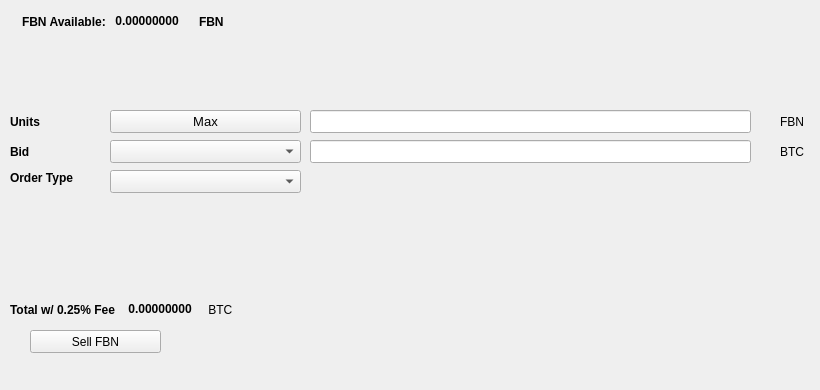
   <widget class="QWidget" name="SellTab">
    <attribute name="title">
     <string>Sell</string>
    </attribute>
    <widget class="QLabel" name="label_16">
     <property name="geometry">
      <rect>
       <x>780</x>
       <y>140</y>
       <width>31</width>
       <height>23</height>
      </rect>
     </property>
     <property name="text">
      <string>BTC</string>
     </property>
    </widget>
    <widget class="QComboBox" name="SellBidcomboBox">
     <property name="geometry">
      <rect>
       <x>110</x>
       <y>140</y>
       <width>191</width>
       <height>23</height>
      </rect>
     </property>
     <property name="font">
      <font>
       <pointsize>10</pointsize>
      </font>
     </property>
    </widget>
    <widget class="QLabel" name="label_18">
     <property name="geometry">
      <rect>
       <x>10</x>
       <y>110</y>
       <width>46</width>
       <height>23</height>
      </rect>
     </property>
     <property name="font">
      <font>
       <weight>75</weight>
       <bold>true</bold>
      </font>
     </property>
     <property name="text">
      <string>Units</string>
     </property>
    </widget>
    <widget class="QPushButton" name="Sell_Max_Amount">
     <property name="geometry">
      <rect>
       <x>110</x>
       <y>110</y>
       <width>191</width>
       <height>23</height>
      </rect>
     </property>
     <property name="font">
      <font>
       <pointsize>10</pointsize>
      </font>
     </property>
     <property name="text">
      <string>Max</string>
     </property>
    </widget>
    <widget class="QLabel" name="label_20">
     <property name="geometry">
      <rect>
       <x>10</x>
       <y>170</y>
       <width>91</width>
       <height>16</height>
      </rect>
     </property>
     <property name="font">
      <font>
       <weight>75</weight>
       <bold>true</bold>
      </font>
     </property>
     <property name="text">
      <string>Order Type</string>
     </property>
    </widget>
    <widget class="QComboBox" name="SellOrdertypeCombo">
     <property name="geometry">
      <rect>
       <x>110</x>
       <y>170</y>
       <width>191</width>
       <height>23</height>
      </rect>
     </property>
     <property name="font">
      <font>
       <pointsize>10</pointsize>
      </font>
     </property>
    </widget>
    <widget class="QLabel" name="label_21">
     <property name="geometry">
      <rect>
       <x>10</x>
       <y>140</y>
       <width>46</width>
       <height>23</height>
      </rect>
     </property>
     <property name="font">
      <font>
       <weight>75</weight>
       <bold>true</bold>
      </font>
     </property>
     <property name="text">
      <string>Bid</string>
     </property>
    </widget>
    <widget class="QLabel" name="label_22">
     <property name="geometry">
      <rect>
       <x>780</x>
       <y>110</y>
       <width>31</width>
       <height>23</height>
      </rect>
     </property>
     <property name="text">
      <string>FBN</string>
     </property>
    </widget>
    <widget class="QLineEdit" name="UnitsInputFBN">
     <property name="geometry">
      <rect>
       <x>310</x>
       <y>110</y>
       <width>441</width>
       <height>23</height>
      </rect>
     </property>
     <property name="font">
      <font>
       <pointsize>9</pointsize>
       <weight>75</weight>
       <bold>true</bold>
      </font>
     </property>
    </widget>
    <widget class="QLineEdit" name="SellBidPriceEdit">
     <property name="geometry">
      <rect>
       <x>310</x>
       <y>140</y>
       <width>441</width>
       <height>23</height>
      </rect>
     </property>
     <property name="font">
      <font>
       <pointsize>9</pointsize>
       <weight>75</weight>
       <bold>true</bold>
      </font>
     </property>
    </widget>
    <widget class="QPushButton" name="SellFBNBTN">
     <property name="geometry">
      <rect>
       <x>30</x>
       <y>330</y>
       <width>131</width>
       <height>23</height>
      </rect>
     </property>
     <property name="text">
      <string>Sell FBN</string>
     </property>
     <property name="icon">
      <iconset resource="../fivebalance">
       <normaloff>:/icons/bitcoin</normaloff>:/icons/bitcoin</iconset>
     </property>
    </widget>
    <widget class="QWidget" name="layoutWidget3">
     <property name="geometry">
      <rect>
       <x>22</x>
       <y>12</y>
       <width>258</width>
       <height>19</height>
      </rect>
     </property>
     <layout class="QHBoxLayout" name="horizontalLayout">
      <item>
       <widget class="QLabel" name="label232_2">
        <property name="font">
         <font>
          <weight>75</weight>
          <bold>true</bold>
         </font>
        </property>
        <property name="text">
         <string>FBN Available:</string>
        </property>
       </widget>
      </item>
      <item>
       <widget class="QLabel" name="FBNAvailableLabel">
        <property name="palette">
         <palette>
          <active>
           <colorrole role="WindowText">
            <brush brushstyle="SolidPattern">
             <color alpha="255">
              <red>0</red>
              <green>0</green>
              <blue>0</blue>
             </color>
            </brush>
           </colorrole>
           <colorrole role="Button">
            <brush brushstyle="SolidPattern">
             <color alpha="255">
              <red>0</red>
              <green>170</green>
              <blue>0</blue>
             </color>
            </brush>
           </colorrole>
           <colorrole role="Light">
            <brush brushstyle="SolidPattern">
             <color alpha="255">
              <red>0</red>
              <green>255</green>
              <blue>0</blue>
             </color>
            </brush>
           </colorrole>
           <colorrole role="Midlight">
            <brush brushstyle="SolidPattern">
             <color alpha="255">
              <red>0</red>
              <green>212</green>
              <blue>0</blue>
             </color>
            </brush>
           </colorrole>
           <colorrole role="Dark">
            <brush brushstyle="SolidPattern">
             <color alpha="255">
              <red>0</red>
              <green>85</green>
              <blue>0</blue>
             </color>
            </brush>
           </colorrole>
           <colorrole role="Mid">
            <brush brushstyle="SolidPattern">
             <color alpha="255">
              <red>0</red>
              <green>113</green>
              <blue>0</blue>
             </color>
            </brush>
           </colorrole>
           <colorrole role="Text">
            <brush brushstyle="SolidPattern">
             <color alpha="255">
              <red>0</red>
              <green>170</green>
              <blue>0</blue>
             </color>
            </brush>
           </colorrole>
           <colorrole role="BrightText">
            <brush brushstyle="SolidPattern">
             <color alpha="255">
              <red>255</red>
              <green>255</green>
              <blue>255</blue>
             </color>
            </brush>
           </colorrole>
           <colorrole role="ButtonText">
            <brush brushstyle="SolidPattern">
             <color alpha="255">
              <red>0</red>
              <green>0</green>
              <blue>0</blue>
             </color>
            </brush>
           </colorrole>
           <colorrole role="Base">
            <brush brushstyle="SolidPattern">
             <color alpha="255">
              <red>255</red>
              <green>255</green>
              <blue>255</blue>
             </color>
            </brush>
           </colorrole>
           <colorrole role="Window">
            <brush brushstyle="SolidPattern">
             <color alpha="255">
              <red>0</red>
              <green>170</green>
              <blue>0</blue>
             </color>
            </brush>
           </colorrole>
           <colorrole role="Shadow">
            <brush brushstyle="SolidPattern">
             <color alpha="255">
              <red>0</red>
              <green>0</green>
              <blue>0</blue>
             </color>
            </brush>
           </colorrole>
           <colorrole role="AlternateBase">
            <brush brushstyle="SolidPattern">
             <color alpha="255">
              <red>127</red>
              <green>212</green>
              <blue>127</blue>
             </color>
            </brush>
           </colorrole>
           <colorrole role="ToolTipBase">
            <brush brushstyle="SolidPattern">
             <color alpha="255">
              <red>255</red>
              <green>255</green>
              <blue>220</blue>
             </color>
            </brush>
           </colorrole>
           <colorrole role="ToolTipText">
            <brush brushstyle="SolidPattern">
             <color alpha="255">
              <red>0</red>
              <green>0</green>
              <blue>0</blue>
             </color>
            </brush>
           </colorrole>
          </active>
          <inactive>
           <colorrole role="WindowText">
            <brush brushstyle="SolidPattern">
             <color alpha="255">
              <red>0</red>
              <green>0</green>
              <blue>0</blue>
             </color>
            </brush>
           </colorrole>
           <colorrole role="Button">
            <brush brushstyle="SolidPattern">
             <color alpha="255">
              <red>0</red>
              <green>170</green>
              <blue>0</blue>
             </color>
            </brush>
           </colorrole>
           <colorrole role="Light">
            <brush brushstyle="SolidPattern">
             <color alpha="255">
              <red>0</red>
              <green>255</green>
              <blue>0</blue>
             </color>
            </brush>
           </colorrole>
           <colorrole role="Midlight">
            <brush brushstyle="SolidPattern">
             <color alpha="255">
              <red>0</red>
              <green>212</green>
              <blue>0</blue>
             </color>
            </brush>
           </colorrole>
           <colorrole role="Dark">
            <brush brushstyle="SolidPattern">
             <color alpha="255">
              <red>0</red>
              <green>85</green>
              <blue>0</blue>
             </color>
            </brush>
           </colorrole>
           <colorrole role="Mid">
            <brush brushstyle="SolidPattern">
             <color alpha="255">
              <red>0</red>
              <green>113</green>
              <blue>0</blue>
             </color>
            </brush>
           </colorrole>
           <colorrole role="Text">
            <brush brushstyle="SolidPattern">
             <color alpha="255">
              <red>0</red>
              <green>170</green>
              <blue>0</blue>
             </color>
            </brush>
           </colorrole>
           <colorrole role="BrightText">
            <brush brushstyle="SolidPattern">
             <color alpha="255">
              <red>255</red>
              <green>255</green>
              <blue>255</blue>
             </color>
            </brush>
           </colorrole>
           <colorrole role="ButtonText">
            <brush brushstyle="SolidPattern">
             <color alpha="255">
              <red>0</red>
              <green>0</green>
              <blue>0</blue>
             </color>
            </brush>
           </colorrole>
           <colorrole role="Base">
            <brush brushstyle="SolidPattern">
             <color alpha="255">
              <red>255</red>
              <green>255</green>
              <blue>255</blue>
             </color>
            </brush>
           </colorrole>
           <colorrole role="Window">
            <brush brushstyle="SolidPattern">
             <color alpha="255">
              <red>0</red>
              <green>170</green>
              <blue>0</blue>
             </color>
            </brush>
           </colorrole>
           <colorrole role="Shadow">
            <brush brushstyle="SolidPattern">
             <color alpha="255">
              <red>0</red>
              <green>0</green>
              <blue>0</blue>
             </color>
            </brush>
           </colorrole>
           <colorrole role="AlternateBase">
            <brush brushstyle="SolidPattern">
             <color alpha="255">
              <red>127</red>
              <green>212</green>
              <blue>127</blue>
             </color>
            </brush>
           </colorrole>
           <colorrole role="ToolTipBase">
            <brush brushstyle="SolidPattern">
             <color alpha="255">
              <red>255</red>
              <green>255</green>
              <blue>220</blue>
             </color>
            </brush>
           </colorrole>
           <colorrole role="ToolTipText">
            <brush brushstyle="SolidPattern">
             <color alpha="255">
              <red>0</red>
              <green>0</green>
              <blue>0</blue>
             </color>
            </brush>
           </colorrole>
          </inactive>
          <disabled>
           <colorrole role="WindowText">
            <brush brushstyle="SolidPattern">
             <color alpha="255">
              <red>0</red>
              <green>85</green>
              <blue>0</blue>
             </color>
            </brush>
           </colorrole>
           <colorrole role="Button">
            <brush brushstyle="SolidPattern">
             <color alpha="255">
              <red>0</red>
              <green>170</green>
              <blue>0</blue>
             </color>
            </brush>
           </colorrole>
           <colorrole role="Light">
            <brush brushstyle="SolidPattern">
             <color alpha="255">
              <red>0</red>
              <green>255</green>
              <blue>0</blue>
             </color>
            </brush>
           </colorrole>
           <colorrole role="Midlight">
            <brush brushstyle="SolidPattern">
             <color alpha="255">
              <red>0</red>
              <green>212</green>
              <blue>0</blue>
             </color>
            </brush>
           </colorrole>
           <colorrole role="Dark">
            <brush brushstyle="SolidPattern">
             <color alpha="255">
              <red>0</red>
              <green>85</green>
              <blue>0</blue>
             </color>
            </brush>
           </colorrole>
           <colorrole role="Mid">
            <brush brushstyle="SolidPattern">
             <color alpha="255">
              <red>0</red>
              <green>113</green>
              <blue>0</blue>
             </color>
            </brush>
           </colorrole>
           <colorrole role="Text">
            <brush brushstyle="SolidPattern">
             <color alpha="255">
              <red>0</red>
              <green>85</green>
              <blue>0</blue>
             </color>
            </brush>
           </colorrole>
           <colorrole role="BrightText">
            <brush brushstyle="SolidPattern">
             <color alpha="255">
              <red>255</red>
              <green>255</green>
              <blue>255</blue>
             </color>
            </brush>
           </colorrole>
           <colorrole role="ButtonText">
            <brush brushstyle="SolidPattern">
             <color alpha="255">
              <red>0</red>
              <green>85</green>
              <blue>0</blue>
             </color>
            </brush>
           </colorrole>
           <colorrole role="Base">
            <brush brushstyle="SolidPattern">
             <color alpha="255">
              <red>0</red>
              <green>170</green>
              <blue>0</blue>
             </color>
            </brush>
           </colorrole>
           <colorrole role="Window">
            <brush brushstyle="SolidPattern">
             <color alpha="255">
              <red>0</red>
              <green>170</green>
              <blue>0</blue>
             </color>
            </brush>
           </colorrole>
           <colorrole role="Shadow">
            <brush brushstyle="SolidPattern">
             <color alpha="255">
              <red>0</red>
              <green>0</green>
              <blue>0</blue>
             </color>
            </brush>
           </colorrole>
           <colorrole role="AlternateBase">
            <brush brushstyle="SolidPattern">
             <color alpha="255">
              <red>0</red>
              <green>170</green>
              <blue>0</blue>
             </color>
            </brush>
           </colorrole>
           <colorrole role="ToolTipBase">
            <brush brushstyle="SolidPattern">
             <color alpha="255">
              <red>255</red>
              <green>255</green>
              <blue>220</blue>
             </color>
            </brush>
           </colorrole>
           <colorrole role="ToolTipText">
            <brush brushstyle="SolidPattern">
             <color alpha="255">
              <red>0</red>
              <green>0</green>
              <blue>0</blue>
             </color>
            </brush>
           </colorrole>
          </disabled>
         </palette>
        </property>
        <property name="font">
         <font>
          <weight>75</weight>
          <bold>true</bold>
         </font>
        </property>
        <property name="text">
         <string> 0.00000000 </string>
        </property>
        <property name="textInteractionFlags">
         <set>Qt::LinksAccessibleByMouse|Qt::TextSelectableByKeyboard|Qt::TextSelectableByMouse</set>
        </property>
       </widget>
      </item>
      <item>
       <widget class="QLabel" name="labelFBN">
        <property name="font">
         <font>
          <weight>75</weight>
          <bold>true</bold>
         </font>
        </property>
        <property name="text">
         <string>FBN</string>
        </property>
       </widget>
      </item>
     </layout>
    </widget>
    <widget class="QWidget" name="layoutWidget">
     <property name="geometry">
      <rect>
       <x>10</x>
       <y>300</y>
       <width>268</width>
       <height>19</height>
      </rect>
     </property>
     <layout class="QHBoxLayout" name="horizontalLayout_2">
      <item>
       <widget class="QLabel" name="label_19">
        <property name="font">
         <font>
          <weight>75</weight>
          <bold>true</bold>
         </font>
        </property>
        <property name="text">
         <string>Total w/ 0.25% Fee </string>
        </property>
       </widget>
      </item>
      <item>
       <widget class="QLabel" name="SellCostLabel">
        <property name="palette">
         <palette>
          <active>
           <colorrole role="WindowText">
            <brush brushstyle="SolidPattern">
             <color alpha="255">
              <red>0</red>
              <green>0</green>
              <blue>0</blue>
             </color>
            </brush>
           </colorrole>
           <colorrole role="Button">
            <brush brushstyle="SolidPattern">
             <color alpha="255">
              <red>0</red>
              <green>170</green>
              <blue>0</blue>
             </color>
            </brush>
           </colorrole>
           <colorrole role="Light">
            <brush brushstyle="SolidPattern">
             <color alpha="255">
              <red>0</red>
              <green>255</green>
              <blue>0</blue>
             </color>
            </brush>
           </colorrole>
           <colorrole role="Midlight">
            <brush brushstyle="SolidPattern">
             <color alpha="255">
              <red>0</red>
              <green>212</green>
              <blue>0</blue>
             </color>
            </brush>
           </colorrole>
           <colorrole role="Dark">
            <brush brushstyle="SolidPattern">
             <color alpha="255">
              <red>0</red>
              <green>85</green>
              <blue>0</blue>
             </color>
            </brush>
           </colorrole>
           <colorrole role="Mid">
            <brush brushstyle="SolidPattern">
             <color alpha="255">
              <red>0</red>
              <green>113</green>
              <blue>0</blue>
             </color>
            </brush>
           </colorrole>
           <colorrole role="Text">
            <brush brushstyle="SolidPattern">
             <color alpha="255">
              <red>0</red>
              <green>170</green>
              <blue>0</blue>
             </color>
            </brush>
           </colorrole>
           <colorrole role="BrightText">
            <brush brushstyle="SolidPattern">
             <color alpha="255">
              <red>255</red>
              <green>255</green>
              <blue>255</blue>
             </color>
            </brush>
           </colorrole>
           <colorrole role="ButtonText">
            <brush brushstyle="SolidPattern">
             <color alpha="255">
              <red>0</red>
              <green>0</green>
              <blue>0</blue>
             </color>
            </brush>
           </colorrole>
           <colorrole role="Base">
            <brush brushstyle="SolidPattern">
             <color alpha="255">
              <red>255</red>
              <green>255</green>
              <blue>255</blue>
             </color>
            </brush>
           </colorrole>
           <colorrole role="Window">
            <brush brushstyle="SolidPattern">
             <color alpha="255">
              <red>0</red>
              <green>170</green>
              <blue>0</blue>
             </color>
            </brush>
           </colorrole>
           <colorrole role="Shadow">
            <brush brushstyle="SolidPattern">
             <color alpha="255">
              <red>0</red>
              <green>0</green>
              <blue>0</blue>
             </color>
            </brush>
           </colorrole>
           <colorrole role="AlternateBase">
            <brush brushstyle="SolidPattern">
             <color alpha="255">
              <red>127</red>
              <green>212</green>
              <blue>127</blue>
             </color>
            </brush>
           </colorrole>
           <colorrole role="ToolTipBase">
            <brush brushstyle="SolidPattern">
             <color alpha="255">
              <red>255</red>
              <green>255</green>
              <blue>220</blue>
             </color>
            </brush>
           </colorrole>
           <colorrole role="ToolTipText">
            <brush brushstyle="SolidPattern">
             <color alpha="255">
              <red>0</red>
              <green>0</green>
              <blue>0</blue>
             </color>
            </brush>
           </colorrole>
          </active>
          <inactive>
           <colorrole role="WindowText">
            <brush brushstyle="SolidPattern">
             <color alpha="255">
              <red>0</red>
              <green>0</green>
              <blue>0</blue>
             </color>
            </brush>
           </colorrole>
           <colorrole role="Button">
            <brush brushstyle="SolidPattern">
             <color alpha="255">
              <red>0</red>
              <green>170</green>
              <blue>0</blue>
             </color>
            </brush>
           </colorrole>
           <colorrole role="Light">
            <brush brushstyle="SolidPattern">
             <color alpha="255">
              <red>0</red>
              <green>255</green>
              <blue>0</blue>
             </color>
            </brush>
           </colorrole>
           <colorrole role="Midlight">
            <brush brushstyle="SolidPattern">
             <color alpha="255">
              <red>0</red>
              <green>212</green>
              <blue>0</blue>
             </color>
            </brush>
           </colorrole>
           <colorrole role="Dark">
            <brush brushstyle="SolidPattern">
             <color alpha="255">
              <red>0</red>
              <green>85</green>
              <blue>0</blue>
             </color>
            </brush>
           </colorrole>
           <colorrole role="Mid">
            <brush brushstyle="SolidPattern">
             <color alpha="255">
              <red>0</red>
              <green>113</green>
              <blue>0</blue>
             </color>
            </brush>
           </colorrole>
           <colorrole role="Text">
            <brush brushstyle="SolidPattern">
             <color alpha="255">
              <red>0</red>
              <green>170</green>
              <blue>0</blue>
             </color>
            </brush>
           </colorrole>
           <colorrole role="BrightText">
            <brush brushstyle="SolidPattern">
             <color alpha="255">
              <red>255</red>
              <green>255</green>
              <blue>255</blue>
             </color>
            </brush>
           </colorrole>
           <colorrole role="ButtonText">
            <brush brushstyle="SolidPattern">
             <color alpha="255">
              <red>0</red>
              <green>0</green>
              <blue>0</blue>
             </color>
            </brush>
           </colorrole>
           <colorrole role="Base">
            <brush brushstyle="SolidPattern">
             <color alpha="255">
              <red>255</red>
              <green>255</green>
              <blue>255</blue>
             </color>
            </brush>
           </colorrole>
           <colorrole role="Window">
            <brush brushstyle="SolidPattern">
             <color alpha="255">
              <red>0</red>
              <green>170</green>
              <blue>0</blue>
             </color>
            </brush>
           </colorrole>
           <colorrole role="Shadow">
            <brush brushstyle="SolidPattern">
             <color alpha="255">
              <red>0</red>
              <green>0</green>
              <blue>0</blue>
             </color>
            </brush>
           </colorrole>
           <colorrole role="AlternateBase">
            <brush brushstyle="SolidPattern">
             <color alpha="255">
              <red>127</red>
              <green>212</green>
              <blue>127</blue>
             </color>
            </brush>
           </colorrole>
           <colorrole role="ToolTipBase">
            <brush brushstyle="SolidPattern">
             <color alpha="255">
              <red>255</red>
              <green>255</green>
              <blue>220</blue>
             </color>
            </brush>
           </colorrole>
           <colorrole role="ToolTipText">
            <brush brushstyle="SolidPattern">
             <color alpha="255">
              <red>0</red>
              <green>0</green>
              <blue>0</blue>
             </color>
            </brush>
           </colorrole>
          </inactive>
          <disabled>
           <colorrole role="WindowText">
            <brush brushstyle="SolidPattern">
             <color alpha="255">
              <red>0</red>
              <green>85</green>
              <blue>0</blue>
             </color>
            </brush>
           </colorrole>
           <colorrole role="Button">
            <brush brushstyle="SolidPattern">
             <color alpha="255">
              <red>0</red>
              <green>170</green>
              <blue>0</blue>
             </color>
            </brush>
           </colorrole>
           <colorrole role="Light">
            <brush brushstyle="SolidPattern">
             <color alpha="255">
              <red>0</red>
              <green>255</green>
              <blue>0</blue>
             </color>
            </brush>
           </colorrole>
           <colorrole role="Midlight">
            <brush brushstyle="SolidPattern">
             <color alpha="255">
              <red>0</red>
              <green>212</green>
              <blue>0</blue>
             </color>
            </brush>
           </colorrole>
           <colorrole role="Dark">
            <brush brushstyle="SolidPattern">
             <color alpha="255">
              <red>0</red>
              <green>85</green>
              <blue>0</blue>
             </color>
            </brush>
           </colorrole>
           <colorrole role="Mid">
            <brush brushstyle="SolidPattern">
             <color alpha="255">
              <red>0</red>
              <green>113</green>
              <blue>0</blue>
             </color>
            </brush>
           </colorrole>
           <colorrole role="Text">
            <brush brushstyle="SolidPattern">
             <color alpha="255">
              <red>0</red>
              <green>85</green>
              <blue>0</blue>
             </color>
            </brush>
           </colorrole>
           <colorrole role="BrightText">
            <brush brushstyle="SolidPattern">
             <color alpha="255">
              <red>255</red>
              <green>255</green>
              <blue>255</blue>
             </color>
            </brush>
           </colorrole>
           <colorrole role="ButtonText">
            <brush brushstyle="SolidPattern">
             <color alpha="255">
              <red>0</red>
              <green>85</green>
              <blue>0</blue>
             </color>
            </brush>
           </colorrole>
           <colorrole role="Base">
            <brush brushstyle="SolidPattern">
             <color alpha="255">
              <red>0</red>
              <green>170</green>
              <blue>0</blue>
             </color>
            </brush>
           </colorrole>
           <colorrole role="Window">
            <brush brushstyle="SolidPattern">
             <color alpha="255">
              <red>0</red>
              <green>170</green>
              <blue>0</blue>
             </color>
            </brush>
           </colorrole>
           <colorrole role="Shadow">
            <brush brushstyle="SolidPattern">
             <color alpha="255">
              <red>0</red>
              <green>0</green>
              <blue>0</blue>
             </color>
            </brush>
           </colorrole>
           <colorrole role="AlternateBase">
            <brush brushstyle="SolidPattern">
             <color alpha="255">
              <red>0</red>
              <green>170</green>
              <blue>0</blue>
             </color>
            </brush>
           </colorrole>
           <colorrole role="ToolTipBase">
            <brush brushstyle="SolidPattern">
             <color alpha="255">
              <red>255</red>
              <green>255</green>
              <blue>220</blue>
             </color>
            </brush>
           </colorrole>
           <colorrole role="ToolTipText">
            <brush brushstyle="SolidPattern">
             <color alpha="255">
              <red>0</red>
              <green>0</green>
              <blue>0</blue>
             </color>
            </brush>
           </colorrole>
          </disabled>
         </palette>
        </property>
        <property name="font">
         <font>
          <weight>75</weight>
          <bold>true</bold>
         </font>
        </property>
        <property name="autoFillBackground">
         <bool>false</bool>
        </property>
        <property name="text">
         <string> 0.00000000</string>
        </property>
        <property name="textInteractionFlags">
         <set>Qt::LinksAccessibleByMouse|Qt::TextSelectableByMouse</set>
        </property>
       </widget>
      </item>
      <item>
       <widget class="QLabel" name="label_17">
        <property name="font">
         <font>
          <weight>50</weight>
          <bold>false</bold>
         </font>
        </property>
        <property name="text">
         <string> BTC</string>
        </property>
       </widget>
      </item>
     </layout>
    </widget>
    <widget class="QLabel" name="label_23">
     <property name="geometry">
      <rect>
       <x>460</x>
       <y>300</y>
       <width>281</width>
       <height>81</height>
      </rect>
     </property>
     <property name="text">
      <string/>
     </property>
     <property name="pixmap">
      <pixmap>:/images/bittrex</pixmap>
     </property>
    </widget>
   </widget>
